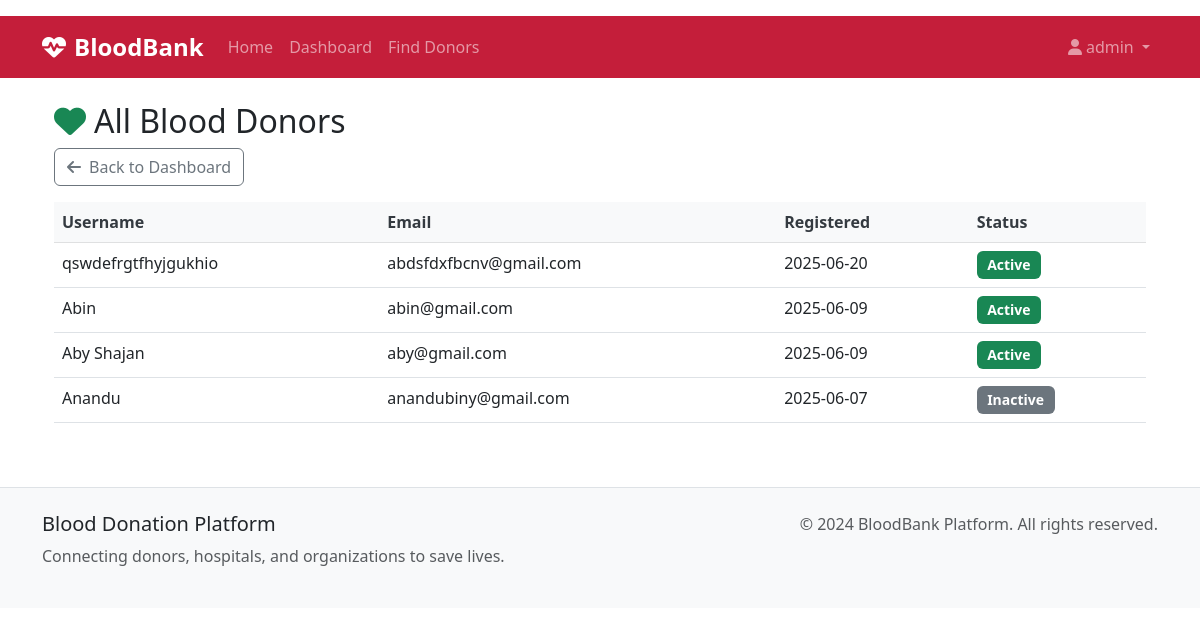
The page /admin/donors (signed in) on the database its author committed.
### models.py (models this page shows, shortened)
class User(db.Model):
    id = db.Column(db.Integer, primary_key=True)
    username = db.Column(db.String(80), unique=True, nullable=False)
    email = db.Column(db.String(120), unique=True, nullable=False)
    password_hash = db.Column(db.String(256), nullable=False)
    role = db.Column(db.String(20), nullable=False)  # donor, hospital, organization, admin
    created_at = db.Column(db.DateTime, default=datetime.utcnow)
    is_active = db.Column(db.Boolean, default=True)
    donor_profile = db.relationship('DonorProfile', backref='user', uselist=False)
    hospital_profile = db.relationship('HospitalProfile', backref='user', uselist=False)
    organization_profile = db.relationship('OrganizationProfile', backref='user', uselist=False)

### routes.py (the view)
@app.route('/admin/donors')
@role_required(['admin'])
def admin_list_donors():
    donors = User.query.filter_by(role='donor').order_by(User.created_at.desc()).all()
    return render_template('admin/list_donors.html', donors=donors)

### utils.py (called while the page is built)
def role_required(roles):
    def decorator(f):
        @wraps(f)
        def decorated_function(*args, **kwargs):
            if 'user_id' not in session:
                flash('Please log in to access this page.', 'warning')
                return redirect(url_for('login'))
            user = User.query.get(session['user_id'])
            if not user or user.role not in roles:
                flash('You do not have permission to access this page.',
                      'error')
                return redirect(url_for('dashboard'))
            return f(*args, **kwargs)
        return decorated_function
    return decorator

### templates/admin/list_donors.html (shortened to what this page needs)
{% extends 'base.html' %}
{% block content %}
<div class="container my-4">
    <h2><i class="fas fa-heart me-2 text-success"></i>All Blood Donors</h2>
    <a href="{{ url_for('admin_dashboard') }}" class="btn btn-outline-secondary mb-3">
        <i class="fas fa-arrow-left me-2"></i>Back to Dashboard
    </a>
    <div class="table-responsive">
        <table class="table table-hover">
            <thead class="table-light">
                <tr>
                    <th>Username</th>
                    <th>Email</th>
                    <th>Registered</th>
                    <th>Status</th>
                </tr>
            </thead>
            <tbody>
                {% for donor in donors %}
                <tr>
                    <td>{{ donor.username }}</td>
                    <td>{{ donor.email }}</td>
                    <td>{{ donor.created_at.strftime('%Y-%m-%d') }}</td>
                    <td>{% if donor.is_active %}<span class="badge bg-success">Active</span>{% else %}<span class="badge bg-secondary">Inactive</span>{% endif %}</td>
                </tr>
                {% endfor %}
            </tbody>
        </table>
    </div>
</div>
{% endblock %}

### static/css/styles.css (style rules this page uses)
:root { --medical-primary: #c41e3a; --medical-secondary: #8b0000; --medical-light: #f8f9fa; --medical-dark: #343a40; --medical-accent: #28a745; --medical-warning: #ffc107; --medical-info: #17a2b8; }
.table th { border-top: none; font-weight: 600; color: var(--medical-dark); background-color: var(--medical-light); }
.badge { font-size: 0.875em; padding: 0.5em 0.75em; }

### rows shown on the page
User: username "qswdefrgtfhyjgukhio", email "abdsfdxfbcnv@gmail.com", created_at "2025-06-20", is_active "Active"
User: username "Abin", email "abin@gmail.com", created_at "2025-06-09", is_active "Active"
User: username "Aby Shajan", email "aby@gmail.com", created_at "2025-06-09", is_active "Active"
User: username "Anandu", email "anandubiny@gmail.com", created_at "2025-06-07", is_active "Inactive"

### other values the page prints
{{ session.username }} "admin"
